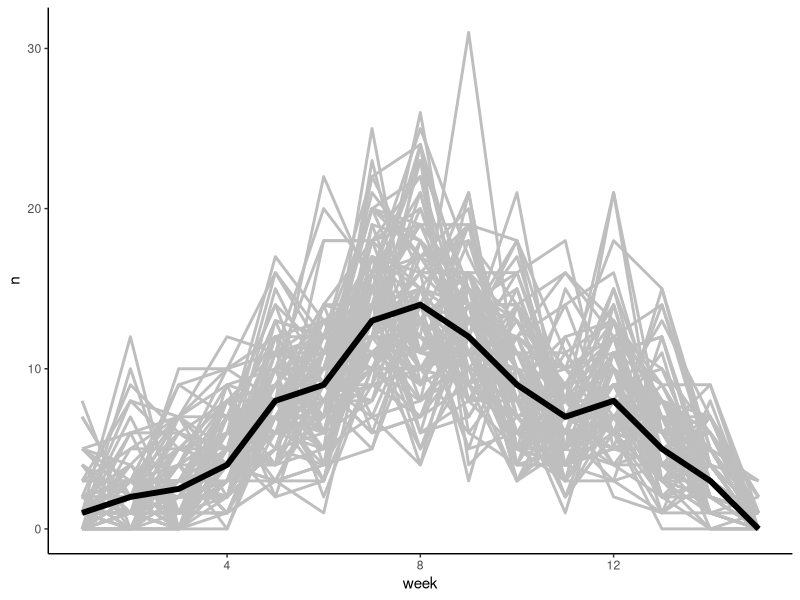
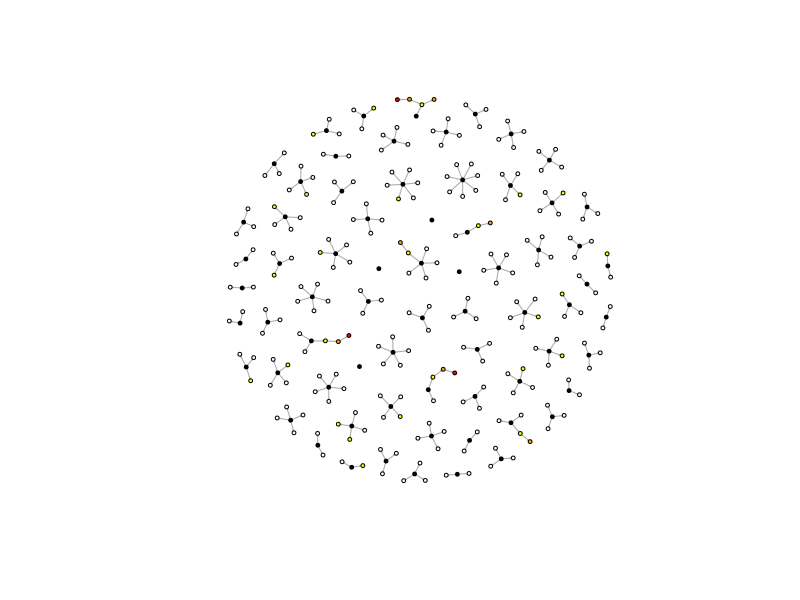
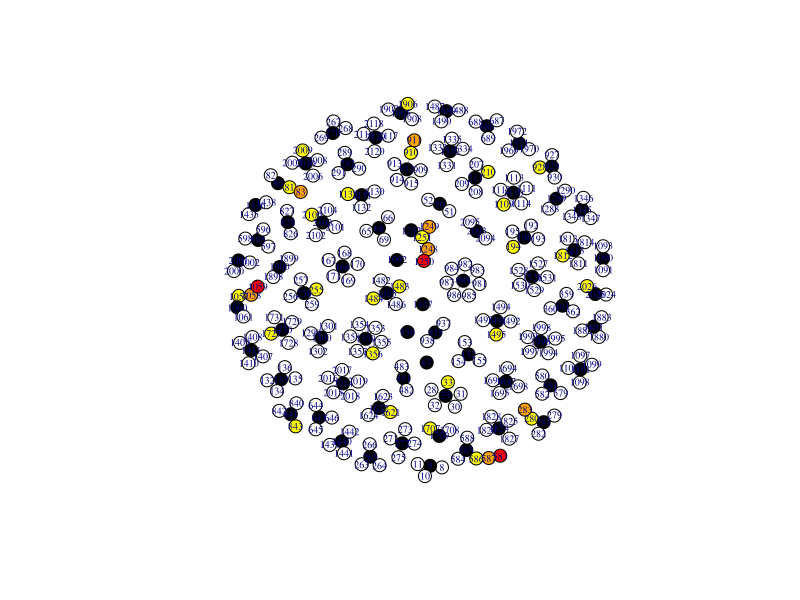

Generate these figures, in order, with R:
###Project: Household modeling
###Purpose: Simulate model from https://academic.oup.com/aje/article/186/12/1380/3865598
###Author: Josh Petrie
###Date: 11/29/2022

# ================== Set Up ==================
# Read in proxy community hazard data, one row for each date of study follow up including
# counts of reported influenza cases standardized to the peak (i.e proxy in peak week ==1)
com <- read.csv("hh_model_exampleComData.csv")
# plot(com$DAY,com$COM, type="l")

# Set number of households
n_hh <- 500

# Set minimum household size
min_hh_size <- 3

# Set maximum household size
max_hh_size <- 10

# randomly generate list of sizes of each household (lower prob skews smaller households; higher, larger)
hh_sizes <- rbinom(n_hh, size=max_hh_size-min_hh_size, prob=0.2) + min_hh_size
# hist(hh_sizes)

# get total population size as all household members
n_pop <- sum(hh_sizes)

# make vector of household ids - one element for each individual
# initialize hh_ids, give each individual in first household an id of 1
hh_ids <- rep(1,hh_sizes[1])
# add ids for remaining households 2:n_hh
for(i in 2:n_hh){
  tmp <- rep(i,hh_sizes[i])
  hh_ids <- append(hh_ids,tmp)
}
rm(tmp)

# make dataframe to store data about individuals with initial states
agents <- data.frame( "id" = seq( 1,n_pop ), # individual id
                      "hhid" = hh_ids, # household id
                      "status" = "S", # starting status, S == susceptible
                      "onset_date" = rep( NA,n_pop ), # onset date holder
                      "time_I" = 0, # time since infection holder
                      "source_I" = rep( NA,n_pop ), # community or hh infection holder
                      "exposed" = 0, # ever exposed indicator holder
                      "who_infected" = rep( NA,n_pop ), # who infected me holder
                      "first_hh_case" = rep( NA,n_pop ), # who was index case holder
                      "order" = 0, #indicator of order within chain of infection (index=1, infected by index=2, etc.)
                      stringsAsFactors = FALSE)

# make dataframe of parameter values taken from: 
# https://academic.oup.com/aje/article/186/12/1380/3865598
pars <- data.frame( "community_hazard" = 0.000675, #community scaling parameter
                    "weibull_alpha" = 3.30, #serial interval shape parameter
                    "weibull_gamma" = 2.87, #serial interval shape parameter
                    "household_hazard" = 0.12 ) #household scaling parameter

# how many days to run the model
days <- nrow( com )

# ================== Model function ==================
model <- function( agents, pars, days ){
  
  #Move through time
  for(d in 1:days){
    
    #community infections
    #for all individuals still susceptible...
    for( i in agents$id[ agents$status == "S" ] ){
      #sample random number
      cProb <- runif(1,0,1)
      #if sampled number is less than probability of infection from community...
      if( cProb < ( 1 - exp( -( com$COM[ d ] * pars$community_hazard ) ) ) ){
        #...then individual is infected. Update their data
        agents$status[ agents$id == i ] <- "I"
        agents$onset_date[ agents$id == i ] <- d
        agents$source_I[ agents$id == i ] <- "community"
        agents$who_infected[ agents$id == i ] <- 0
        agents$order[ agents$id == i ] <- 1
        
      }
      
    }
    
    #household infections
    #for all currently infected individuals...
    for( i in agents$id[ agents$status == "I" & agents$time_I > 0 ] ){
      
      #get the household id and time since infection for the current infected person
      current_house <- agents$hhid[agents$id==i]
      current_time_I <- agents$time_I[agents$id==i]
      
      #for each susceptible contact of the infected person
      for(j in agents$id[ agents$hhid == current_house & agents$status == "S" ]){
        
        #indicate they have been exposed
        agents$exposed[ agents$id == j ] <- 1
        #if it hasn't been set already, make the first household case the current infected person
        if( is.na(agents$first_hh_case[ agents$id == j ]) ){
          agents$first_hh_case[ agents$id == j ] <- i
        }
        
        #sample random number
        hProb <- runif(1,0,1)
        #if sampled number is less than probability of infection from household...
        if( hProb < (1-exp(-(exp(-(current_time_I/pars$weibull_alpha)^pars$weibull_gamma)-
                  exp(-((current_time_I+1)/pars$weibull_alpha)^pars$weibull_gamma))*
                pars$household_hazard))){
          #...then individual is infected. Update their data
          agents$status[ agents$id == j ] <- "I"
          agents$onset_date[ agents$id == j ] <- d
          agents$source_I[ agents$id == j ] <- "household"
          agents$who_infected[ agents$id == j ] <- i
          agents$order[ agents$id == j ] <- agents$order[ agents$id == i ] + 1
          
        }
        
      }
      
    }
    
    #advance time since infection counter for all infected individuals
    agents$time_I[ agents$status == "I" ] = agents$time_I[ agents$status == "I" ] + 1
    
    #if time since infection is greater than 14 days then change status to recovered
    agents$status[ agents$status == "I" & 
                     agents$time_I > 14 ] <- "R"
  
  }
  
  return(agents)
  
}

# ================== Run the Model ==================

### Run it once
# out <- model( agents, pars, days )
# table(out$status)
# table(out$who_infected)
# table(out$source_I)
# hist(out$onset_date[!is.na(out$onset_date)])

### Multiple simulations
ptm <- proc.time()
runs <- 100 #100 runs takes about 2 minutes
for(r in 1:runs){
  if(r %in% c(seq(1:(runs/5))*5)){
    message(r)
    message((proc.time() - ptm)[3])
  }
  
  if(r==1){
    Out1 <- model( agents, pars, days )
    Out1$iter <- 1
  } else{
    tmp <- model( agents, pars, days )
    tmp$iter <- r
    Out1 <- rbind(Out1,tmp)
  }
}

rm(tmp)
proc.time() - ptm

# ================== Some basic summaries ==================
library(dplyr) 

###summarizing average number of infections by community or household source
Out1_summary <- Out1 %>%
  group_by(iter) %>%
  summarise(
    infections = sum(!is.na(onset_date)),
    cmnty_acquired = sum(source_I == "community", na.rm = TRUE),
    hh_exposed = sum(exposed),
    hh_acquired = sum(source_I == "household", na.rm = TRUE)
  ) %>% 
  mutate(
    infection_risk = infections/n_pop,
    #
    # I have questions about how best to actually recover SIR here.
    # It seems that the calculation below still assumes all infected by the
    # index case resulting in overestimation.
    #
    secondary_infection_risk = hh_acquired / hh_exposed
  ) %>%
  ungroup()

quantile(Out1_summary$infections, probs = c(.5,.05,.95))
quantile(Out1_summary$cmnty_acquired, probs = c(.5,.05,.95))
quantile(Out1_summary$hh_acquired, probs = c(.5,.05,.95))

###epi curves
library(ggplot2)

iter_week_summary <- Out1 %>%
  filter(!is.na(onset_date)) %>%
  mutate(week = floor(onset_date/7)) %>%
  group_by(iter, week) %>%
  tally() %>%
  ungroup()

all_iter_weeks <- data.frame( iter = rep(seq(1,100,1),each=15),
                         week = rep(seq(1,15,1), 100) )

iter_week_summary <- left_join(all_iter_weeks, iter_week_summary, by=c("iter","week")) %>%
  mutate(n = ifelse(is.na(n),0,n),
         iter = as.character(iter))

all_week_summary <- iter_week_summary %>%
  group_by(week) %>%
  summarize(n = median(n)) %>%
  mutate(iter="MEDIAN") %>%
  ungroup()

iter_week_summary <- bind_rows(iter_week_summary, all_week_summary)

ggplot(data=iter_week_summary, aes(x=week, y=n, group=iter, color=iter)) +
  geom_line(aes(size=iter)) +
  scale_size_manual(values=c(rep(1,100),2)) +
  scale_color_manual(values=c(rep("gray",100),"black")) +
  theme_classic() + 
  theme(legend.position="none") 
  
###plotting transmission networks
library(igraph)

#plot only households with at least one infection from the first run
nodes <- data.frame("id" = Out1$id[Out1$iter==1 & (Out1$status != "S" | Out1$exposed == 1)],
                    "order" = factor(Out1$order[Out1$iter==1 & (Out1$status != "S" | Out1$exposed == 1)]))
edges <- data.frame(
  "to" = ifelse(
    is.na(Out1$who_infected[Out1$iter==1]),
    Out1$first_hh_case[Out1$iter==1],
    Out1$who_infected[Out1$iter==1]
),
"from" = Out1$id[Out1$iter==1]
) %>%
  filter(!is.na(to) & to != 0 & to != from)

net <- graph_from_data_frame(d=edges, vertices=nodes, directed=T) 

colrs <- c("white","black","yellow","orange","red") #,"#FDE725FF"
V(net)$color <- colrs[as.numeric(V(net)$order)+1]

plot(net, edge.arrow.size=.05, vertex.size=2, vertex.label=NA)
plot(net, edge.arrow.size=.01, vertex.size=7, vertex.label.cex=.6)

table(Out1$order,Out1$iter)
